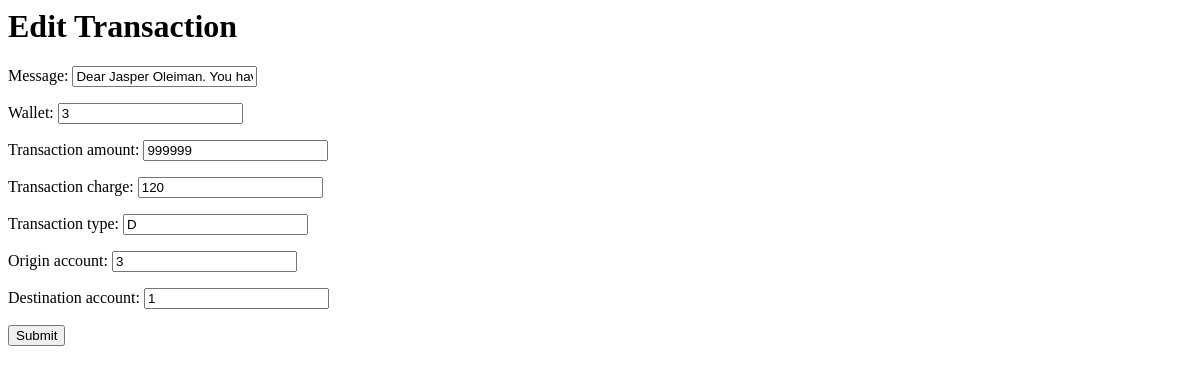
/wallet/edit_transaction/edit/3/, run on an earlier commit of the app's database.
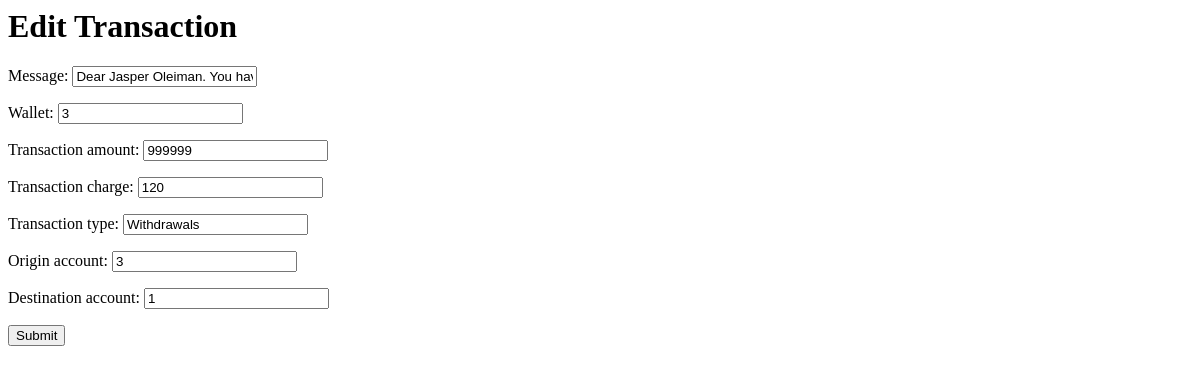
And on a later commit of the database.
### wallet/models.py (models this page shows)
class Transaction(models.Model):
    message = models.CharField(max_length=100)
    wallet = models.ForeignKey(Wallet,on_delete=models.CASCADE,related_name='transaction_wallet')
    transaction_amount = models.BigIntegerField()
    transaction_charge = models.IntegerField()
    transaction_type = models.CharField(max_length=16)
    origin_account = models.ForeignKey(Wallet, on_delete=models.CASCADE,related_name='transaction_origin')
    destination_account = models.ForeignKey(Wallet, on_delete=models.CASCADE,related_name='transaction_destination')

### wallet/views.py (the view)
# urls.py: path("edit_transaction/edit/<int:id>/",edit_transaction,name="edit_transaction"),
def edit_transaction(request,id):
    transactions=Transaction.objects.get(id=id)
    if request.method=="POST":
        form = TransactionRegistrationForm(request.POST,instance=transactions)
        if form.is_valid():
           form.save()
        return redirect("transaction_profile",id=transactions.id)
    else:
        form = TransactionRegistrationForm(instance=transactions)
    return render(request,"wallet/edit_transaction.html",
    {"form":form})

### wallet/forms.py
class TransactionRegistrationForm(ModelForm):
    class Meta:
        model= Transaction
        fields =['message','wallet','transaction_amount','transaction_charge','transaction_type','origin_account','destination_account']
        widgets={
       'message' : forms.TextInput(attrs = {
                'class': 'form-control',
       }),
        'wallet' : forms.TextInput(attrs = {
                'class': 'form-control',
       }),
        'transaction_amount' : forms.TextInput(attrs = {
                'class': 'form-control',
       }),
        'transaction_charge' : forms.TextInput(attrs = {
                'class': 'form-control',
        }),
        'transaction_type' : forms.TextInput(attrs = {
                'class': 'form-control',
         }),
        'origin_account' : forms.TextInput(attrs = {
                'class': 'form-control',
         }),
         'destination_account' : forms.TextInput(attrs = {
                'class': 'form-control',
         })
        }

### wallet/templates/wallet/edit_transaction.html
<h1>Edit Transaction</h1>
<form method="POST">{%csrf_token%}
    {{form.as_p}}
 <button type="submit" class="save_btn btn-default">Submit</button>
 </form>

What changed in the data, as far as the page shows it:
changed Transaction "Dear Jasper Oleiman. You have transferred Ksh.50000 to Account number qqqqqq.": transaction_type "D" → "Withdrawals"
